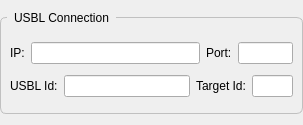
<?xml version="1.0" encoding="UTF-8"?>
<ui version="4.0">
 <class>USBLConnectionWidget</class>
 <widget class="QWidget" name="USBLConnectionWidget">
  <property name="geometry">
   <rect>
    <x>0</x>
    <y>0</y>
    <width>303</width>
    <height>125</height>
   </rect>
  </property>
  <property name="windowTitle">
   <string>USBL Connection</string>
  </property>
  <layout class="QVBoxLayout" name="verticalLayout">
   <property name="leftMargin">
    <number>0</number>
   </property>
   <property name="rightMargin">
    <number>0</number>
   </property>
   <item>
    <widget class="QGroupBox" name="usbl_groupBox">
     <property name="minimumSize">
      <size>
       <width>285</width>
       <height>85</height>
      </size>
     </property>
     <property name="font">
      <font>
       <weight>50</weight>
       <bold>false</bold>
      </font>
     </property>
     <property name="styleSheet">
      <string notr="true">QGroupBox {
    border: 1px solid silver;
    border-radius: 6px;
    margin-top: 6px;
}

QGroupBox::title {
    subcontrol-origin: margin;
    left: 7px;
    padding: 0px 5px 0px 5px;
}</string>
     </property>
     <property name="title">
      <string>USBL Connection</string>
     </property>
     <property name="flat">
      <bool>false</bool>
     </property>
     <layout class="QVBoxLayout" name="verticalLayout_2">
      <property name="topMargin">
       <number>19</number>
      </property>
      <item>
       <layout class="QHBoxLayout" name="horizontal_layout_ip_2">
        <item>
         <widget class="QLabel" name="ip_usbl_label">
          <property name="text">
           <string>IP:</string>
          </property>
         </widget>
        </item>
        <item>
         <widget class="QLineEdit" name="ip_usbl_text">
          <property name="enabled">
           <bool>true</bool>
          </property>
         </widget>
        </item>
        <item>
         <widget class="QLabel" name="port_usbl_label">
          <property name="text">
           <string>Port:</string>
          </property>
         </widget>
        </item>
        <item>
         <widget class="QLineEdit" name="port_usbl_text">
          <property name="enabled">
           <bool>true</bool>
          </property>
          <property name="maximumSize">
           <size>
            <width>55</width>
            <height>16777215</height>
           </size>
          </property>
         </widget>
        </item>
       </layout>
      </item>
      <item>
       <layout class="QHBoxLayout" name="horizontal_layout_ip_3">
        <item>
         <widget class="QLabel" name="id_usbl_label">
          <property name="text">
           <string>USBL Id:</string>
          </property>
         </widget>
        </item>
        <item>
         <widget class="QLineEdit" name="id_usbl_text">
          <property name="enabled">
           <bool>true</bool>
          </property>
         </widget>
        </item>
        <item>
         <widget class="QLabel" name="targetid_usbl_label">
          <property name="text">
           <string>Target Id:</string>
          </property>
         </widget>
        </item>
        <item>
         <widget class="QLineEdit" name="targetid_usbl_text">
          <property name="enabled">
           <bool>true</bool>
          </property>
          <property name="maximumSize">
           <size>
            <width>41</width>
            <height>16777215</height>
           </size>
          </property>
         </widget>
        </item>
       </layout>
      </item>
     </layout>
    </widget>
   </item>
  </layout>
 </widget>
 <resources/>
 <connections/>
</ui>
